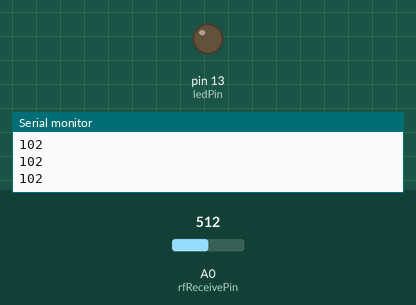
Bench run of a sketch on a simulated Arduino Uno, built with avr-gcc and run on an emulated ATmega328P. On the bench: output pins drawn as LEDs (lit = HIGH), the last lines printed to the serial monitor. The inputs (shaded band) are chosen by the test bench; at power-on: A0 (rfReceivePin) = 512.

Above: at 1.2 s.
1.3 s: A0 (rfReceivePin) set to 361
2.8 s: A0 (rfReceivePin) set to 334
At 4.0 s:
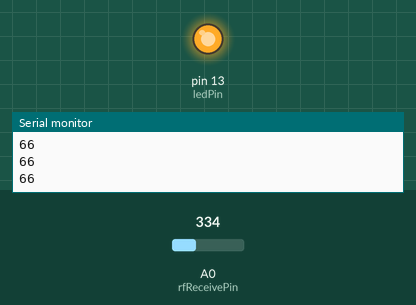
4.3 s: A0 (rfReceivePin) set to 390
5.8 s: A0 (rfReceivePin) set to 415
At 7.0 s:
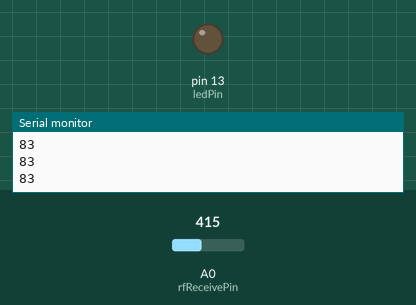
7.3 s: A0 (rfReceivePin) set to 306
At 7.8 s:
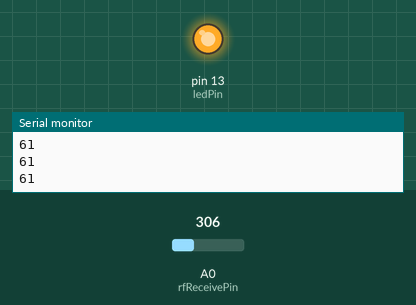
Timing chart, 0 to 9.8 s (numbered marks = the images above; inputs shaded):
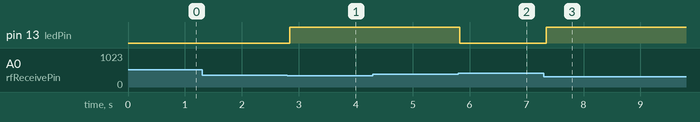

Measured:
- the behaviour switches between 350 and 349 on A0 (rfReceivePin) (found by bisection; images 0 and 1)
- the behaviour switches between 404 and 405 on A0 (rfReceivePin) (found by bisection; images 1 and 2)
- after the input at 1.3 s, every drawn part: stays the same
- after the input at 2.8 s, pin 13 (ledPin): LOW → HIGH at once
- after the input at 4.3 s, every drawn part: stays the same
- after the input at 5.8 s, pin 13 (ledPin): HIGH → LOW at once
- after the input at 7.3 s, pin 13 (ledPin): LOW → HIGH after 0.05 s

The sketch:

rf-433-rx.ino
```cpp
/*
  RF Blink - Receiver sketch
     Written by ScottC 17 Jun 2014
     Arduino IDE version 1.0.5
     Website: http://arduinobasics.blogspot.com
     Receiver: XY-MK-5V
     Description: A simple sketch used to test RF transmission/receiver.
 ------------------------------------------------------------- */

 #define rfReceivePin A0  //RF Receiver pin = Analog pin 0
 #define ledPin 13        //Onboard LED = digital pin 13

 int state = 0;
 unsigned int data = 0;   // variable used to store received data
 const unsigned int upperThreshold = 80;  //upper threshold value
 const unsigned int lowerThreshold = 70;  //lower threshold value

 void setup(){
   pinMode(ledPin, OUTPUT);
   Serial.begin(9600);
 }

 void loop(){
  for (int samples=1; samples < 6; samples++){
    int average=0;
    data=analogRead(rfReceivePin);    //listen for data on Analog pin 0
    average += data;
  }

   data /= 5;

    if(data>upperThreshold){
     digitalWrite(ledPin, LOW);   //If a LOW signal is received, turn LED OFF
     Serial.print(data);
     Serial.print(" ");
     if (state != 0){
      state = 0;
     }
     //Serial.println(300);
   }

   if(data<lowerThreshold){
     digitalWrite(ledPin, HIGH);   //If a HIGH signal is received, turn LED ON
     Serial.print(data);
     Serial.print(" ");
     if (state != 1){
      state = 1;
     }
   }
   //Serial.println(600);
   delay(50);
   Serial.println();
 }
```
